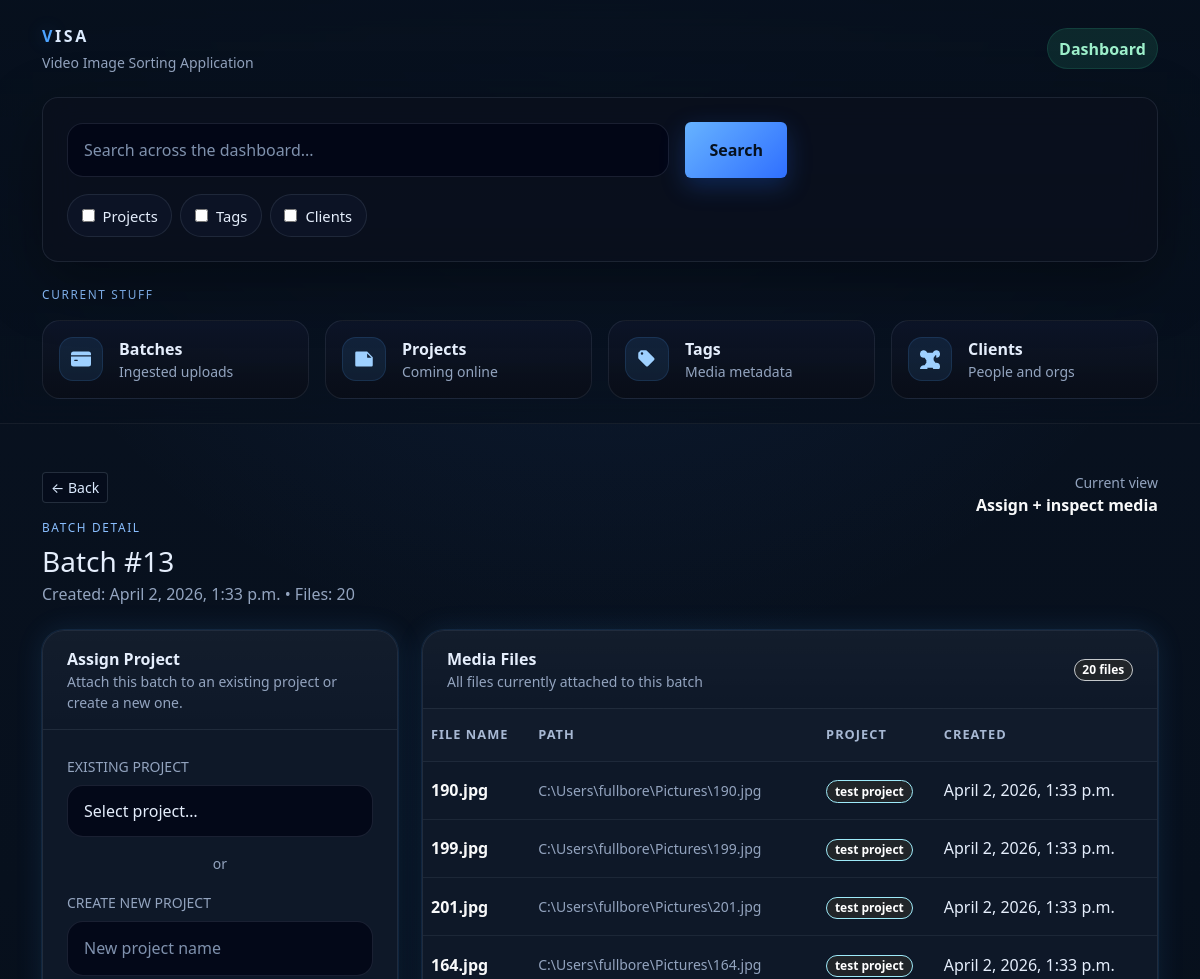
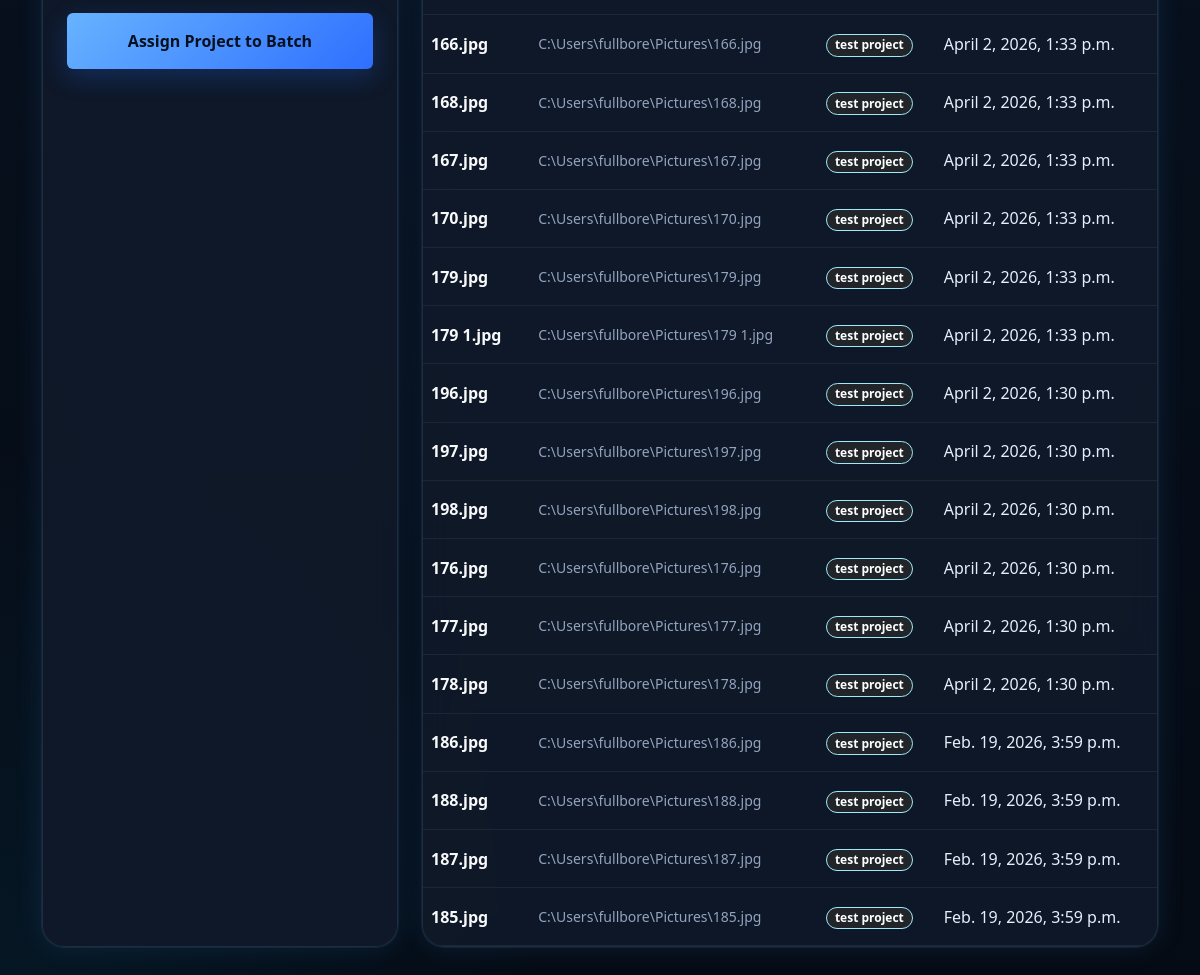
The app's page /dashboard/batch/13/ with its own data (2 pictures, top to bottom).
### base/models.py (models this page shows, shortened)
class Batch(models.Model):
    class Meta:
        verbose_name_plural = "Batches"
    created_at = models.DateTimeField(auto_now_add=True)
    closed_at = models.DateTimeField(null=True, blank=True)

class Media(models.Model):
    class Meta:
        verbose_name_plural = "Media Files"
    batch = models.ForeignKey(Batch, on_delete=models.CASCADE, related_name="media", null=True, blank=True)
    project = models.ForeignKey(Project, on_delete=models.CASCADE, related_name="media", null=True, blank=True)
    file_name = models.CharField(max_length=90)
    file_path = models.CharField(max_length=256, unique=True)
    tags = models.ManyToManyField(Tag, through="MediaTag", related_name="media", blank=True)
    created_at = models.DateTimeField(auto_now_add=True)

class Project(models.Model):
    name = models.CharField(max_length=90)
    location = models.CharField(max_length=90, blank=True)
    start_date = models.DateField(null=True, blank=True)
    end_date = models.DateField(null=True, blank=True)
    users = models.ManyToManyField(
        settings.AUTH_USER_MODEL,
        through="ProjectUser",
        related_name="projects",
        blank=True,
    )

### base/views.py (the view)
# urls.py: path("dashboard/batch/<int:batch_id>/", views.dashboard_batch_detail, name="dashboard_batch_detail"),
def dashboard_batch_detail(request, batch_id):
    batch = get_object_or_404(Batch.objects.annotate(media_count=Count("media")), id=batch_id)
    media = batch.media.order_by("-created_at")
    projects = Project.objects.order_by("name")
    return render(
        request,
        "base/dashboard_batch_detail.html",
        {"batch": batch, "media": media, "projects": projects},
    )

### base/templates/base/dashboard_batch_detail.html (shortened to what this page needs)
{% extends "base/base.html" %}
{% block content %}
  <div class="d-flex flex-wrap justify-content-between align-items-start gap-3 mb-4">
    <div>
      <a href="{% url 'dashboard_home' %}" class="btn btn-sm btn-outline-visa mb-3">← Back</a>
      <div class="section-label mb-2">Batch detail</div>
      <h1 class="h3 mb-1">Batch #{{ batch.id }}</h1>
      <div class="muted">
        Created: {{ batch.created_at }} • Files: {{ batch.media_count }}
      </div>
    </div>
    <div class="text-md-end">
      <div class="small muted">Current view</div>
      <div class="fw-semibold text-light">Assign + inspect media</div>
    </div>
  </div>
  <div class="row g-4">
    <div class="col-12 col-xl-4">
      <div class="visa-glass-soft card-visa h-100">
        <div class="content-card-header px-4 py-3">
          <div class="fw-semibold">Assign Project</div>
          <div class="small muted">Attach this batch to an existing project or create a new one.</div>
        </div>
        <div class="p-4">
          <form method="post" action="{% url 'dashboard_batch_assign_project' batch.id %}">
            <div class="mb-3">
              <label class="form-label muted small text-uppercase">Existing Project</label>
              <select
                name="project_id"
                class="form-select search-input"
                style="padding-top:.8rem;padding-bottom:.8rem;"
              >
                <option value="">Select project…</option>
              </select>
            </div>
            <div class="text-center muted small my-3">or</div>
            <div class="mb-3">
              <label class="form-label muted small text-uppercase">Create New Project</label>
              <input
                name="new_project_name"
                type="text"
                class="form-control search-input"
                placeholder="New project name"
              >
            </div>
            <button class="btn btn-visa-primary w-100 py-3">
              Assign Project to Batch
            </button>
          </form>
        </div>
      </div>
    </div>
    <div class="col-12 col-xl-8">
      <div class="visa-glass-soft card-visa">
        <div class="content-card-header px-4 py-3 d-flex flex-wrap justify-content-between align-items-center gap-2">
          <div>
            <div class="fw-semibold">Media Files</div>
            <div class="small muted">All files currently attached to this batch</div>
          </div>
          <span class="badge rounded-pill text-bg-dark border border-secondary-subtle">
            {{ batch.media_count }} file{{ batch.media_count|pluralize }}
          </span>
        </div>
        <div class="table-responsive">
          <table class="table table-visa table-hover align-middle mb-0">
            <thead>
              <tr>
                <th>File Name</th>
                <th>Path</th>
                <th>Project</th>
                <th class="text-nowrap">Created</th>
              </tr>
            </thead>
            <tbody>
              {% for m in media %}
                <tr>
                  <td>
                    <div class="fw-semibold text-light">{{ m.file_name }}</div>
                  </td>
                  <td style="max-width: 320px;">
                    <div class="small muted text-truncate" title="{{ m.file_path }}">
                      {{ m.file_path }}
                    </div>
                  </td>
                  <td>
                    {% if m.project %}
                      <span class="badge rounded-pill text-bg-dark border border-info-subtle">
                        {{ m.project.name }}
                      </span>
                    {% else %}
                      <span class="muted">—</span>
                    {% endif %}
                  </td>
                  <td class="text-nowrap">{{ m.created_at }}</td>
                </tr>
              {% empty %}
                <tr>
                  <td colspan="4" class="text-center py-5">
                    <div class="muted">No media in this batch.</div>
                  </td>
                </tr>
              {% endfor %}
            </tbody>
          </table>
        </div>
      </div>
    </div>
  </div>
{% endblock %}

### base/templates/base/base.html (shortened to what this page needs)
<!doctype html>
<html lang="en">
<head>
  <link
    href="https://cdn.jsdelivr.net/npm/bootstrap@5.3.3/dist/css/bootstrap.min.css"
    rel="stylesheet"
  >
</head>
<body>
  <div class="visa-shell">
    <header class="visa-topbar sticky-top">
      <div class="container py-4">
        <div class="d-flex flex-column gap-4">
          <div class="d-flex flex-wrap justify-content-between align-items-center gap-3">
            <div>
              <a href="/" class="visa-brand">
                <span class="visa-brand-accent">V</span>ISA
              </a>
              <div class="small muted mt-1">Video Image Sorting Application</div>
            </div>
            <div class="badge-visa">Dashboard</div>
          </div>
          <div class="visa-glass rounded-4 p-3 p-md-4">
            <form method="get" action="" class="search-wrap">
              <div class="row g-3 align-items-center">
                <div class="col-12 col-lg">
                  <input
                    type="text"
                    name="q"
                    class="form-control search-input"
                    placeholder="Search across the dashboard..."
                    value="{{ request.GET.q }}"
                  >
                </div>
                <div class="col-12 col-lg-auto">
                  <button type="submit" class="btn btn-visa-primary px-4 py-3 w-100">
                    Search
                  </button>
                </div>
              </div>
              <div class="d-flex flex-wrap gap-2 mt-3">
                <label class="filter-chip">
                  <input
                    type="checkbox"
                    name="projects"
                    value="1"
                  >
                  <span>Projects</span>
                </label>
                <label class="filter-chip">
                  <input
                    type="checkbox"
                    name="tags"
                    value="1"
                  >
                  <span>Tags</span>
                </label>
                <label class="filter-chip">
                  <input
                    type="checkbox"
                    name="clients"
                    value="1"
                  >
                  <span>Clients</span>
                </label>
              </div>
            </form>
          </div>
          <div>
            <div class="section-label mb-3">Current stuff</div>
            <div class="row g-3">
              <div class="col-6 col-md-3">
                <a href="{% url 'dashboard_home' %}" class="quick-link-card">
                  <div class="d-flex align-items-start gap-3">
                    <div class="icon-wrap">
                      <svg xmlns="http://www.w3.org/2000/svg" width="20" height="20" fill="currentColor" viewBox="0 0 16 16">
                        <path d="M0 4a2 2 0 0 1 2-2h12a2 2 0 0 1 2 2v1H0V4zm0 2h16v6a2 2 0 0 1-2 2H2a2 2 0 0 1-2-2V6zm3 2.5a.5.5 0 0 0 0 1h2a.5.5 0 0 0 0-1H3z"/>
                      </svg>
                    </div>
                    <div>
                      <div class="fw-semibold">Batches</div>
                      <div class="small muted">Ingested uploads</div>
                    </div>
                  </div>
                </a>
              </div>
              <div class="col-6 col-md-3">
                <a href="#" class="quick-link-card">
                  <div class="d-flex align-items-start gap-3">
                    <div class="icon-wrap">
                      <svg xmlns="http://www.w3.org/2000/svg" width="20" height="20" fill="currentColor" viewBox="0 0 16 16">
                        <path d="M2 2a1 1 0 0 0-1 1v10a1 1 0 0 0 1 1h12a1 1 0 0 0 1-1V6.5L10.5 2H2zm8.5 1.5L14 7h-3a.5.5 0 0 1-.5-.5v-3z"/>
                      </svg>
                    </div>
                    <div>
                      <div class="fw-semibold">Projects</div>
                      <div class="small muted">Coming online</div>
                    </div>
                  </div>
                </a>
              </div>
              <div class="col-6 col-md-3">
                <a href="#" class="quick-link-card">
                  <div class="d-flex align-items-start gap-3">
                    <div class="icon-wrap">
                      <svg xmlns="http://www.w3.org/2000/svg" width="20" height="20" fill="currentColor" viewBox="0 0 16 16">
                        <path d="M2 2.5A1.5 1.5 0 0 1 3.5 1H7a1 1 0 0 1 .707.293l6 6a1 1 0 0 1 0 1.414l-5 5a1 1 0 0 1-1.414 0l-6-6A1 1 0 0 1 1 7V3.5A1.5 1.5 0 0 1 2.5 2H2zm2 2a1 1 0 1 0 0-2a1 1 0 0 0 0 2z"/>
                      </svg>
                    </div>
                    <div>
                      <div class="fw-semibold">Tags</div>
                      <div class="small muted">Media metadata</div>
                    </div>
                  </div>
                </a>
              </div>
              <div class="col-6 col-md-3">
                <a href="#" class="quick-link-card">
                  <div class="d-flex align-items-start gap-3">
                    <div class="icon-wrap">
                    </div>
                    <div>
                      <div class="fw-semibold">Clients</div>
                      <div class="small muted">People and orgs</div>
                    </div>
                  </div>
                </a>
              </div>
            </div>
          </div>
        </div>
      </div>
    </header>
    <main class="container py-4 py-md-5">
      {% block content %}{% endblock %}
    </main>
  </div>
</body>
</html>

### base/templates/base/base.html (style rules this page uses)
:root { --visa-bg: #07101d; --visa-bg-2: #0b1728; --visa-surface: rgba(10, 17, 30, 0.82); --visa-surface-2: rgba(16, 25, 42, 0.92); --visa-border: rgba(148, 163, 184, 0.14); --visa-border-strong: rgba(96, 165, 250, 0.28); --visa-text: #e5eefc; --visa-muted: #93a4bf; --visa-primary: #4da3ff; --visa-primary-2: #2563eb; --visa-success: #38d39f; --visa-shadow: 0 20px 60px rgba(0, 0, 0, 0.35); --visa-glow: 0 0 0 1px rgba(77, 163, 255, 0.10), 0 0 28px rgba(77, 163, 255, 0.12); --bs-body-bg: var(--visa-bg); --bs-body-color: var(--visa-text); --bs-border-color: var(--visa-border); --bs-primary: var(--visa-primary); --bs-secondary-color: var(--visa-muted); }
html, body { min-height: 100%; }
body { background: radial-gradient(circle at top center, rgba(59, 130, 246, 0.12), transparent 32%), radial-gradient(circle at bottom left, rgba(14, 165, 233, 0.08), transparent 24%), linear-gradient(180deg, #091220 0%, #07101d 45%, #050b14 100%); color: var(--visa-text); }
.visa-shell { position: relative; z-index: 1; }
.visa-glass { background: var(--visa-surface); border: 1px solid var(--visa-border); box-shadow: var(--visa-shadow); backdrop-filter: blur(16px); -webkit-backdrop-filter: blur(16px); }
.visa-glass-soft { background: var(--visa-surface-2); border: 1px solid var(--visa-border); box-shadow: var(--visa-glow); backdrop-filter: blur(14px); -webkit-backdrop-filter: blur(14px); }
.visa-topbar { background: linear-gradient(180deg, rgba(7,16,29,.94), rgba(7,16,29,.72)); border-bottom: 1px solid rgba(255,255,255,.06); backdrop-filter: blur(16px); -webkit-backdrop-filter: blur(16px); }
.visa-brand { letter-spacing: .16em; font-weight: 700; color: #dbeafe; text-decoration: none; }
.visa-brand-accent { color: var(--visa-primary); text-shadow: 0 0 18px rgba(77, 163, 255, 0.28); }
.search-wrap { max-width: 720px; }
.search-input { background: rgba(2, 6, 23, 0.85); color: var(--visa-text); border: 1px solid rgba(148, 163, 184, 0.16); border-radius: 16px; padding: .9rem 1rem; }
.search-input::placeholder { color: #7f91ad; }
.btn-visa-primary { border: 0; color: #06111f; font-weight: 700; background: linear-gradient(135deg, #67b3ff, #2f6fff); box-shadow: 0 8px 24px rgba(37, 99, 235, 0.28); }
.filter-chip { display: inline-flex; align-items: center; gap: .5rem; padding: .6rem .85rem; border-radius: 999px; border: 1px solid rgba(148, 163, 184, 0.14); background: rgba(15, 23, 42, 0.72); color: var(--visa-text); font-size: .92rem; }
.filter-chip input { accent-color: var(--visa-primary); }
.section-label { font-size: .74rem; text-transform: uppercase; letter-spacing: .14em; color: #8abfff; }
.quick-link-card { text-decoration: none; color: inherit; display: block; height: 100%; border-radius: 18px; padding: 1rem 1rem; background: linear-gradient(180deg, rgba(15, 23, 42, 0.86), rgba(9, 14, 24, 0.95)); border: 1px solid rgba(148, 163, 184, 0.12); transition: transform .15s ease, border-color .15s ease, box-shadow .15s ease; }
.quick-link-card .icon-wrap { width: 44px; height: 44px; border-radius: 14px; display: grid; place-items: center; background: rgba(77, 163, 255, 0.10); color: #9ed0ff; border: 1px solid rgba(77, 163, 255, 0.14); }
.muted { color: var(--visa-muted) !important; }
.table-visa { --bs-table-bg: transparent; --bs-table-color: var(--visa-text); --bs-table-hover-color: var(--visa-text); --bs-table-hover-bg: rgba(77, 163, 255, 0.06); margin-bottom: 0; }
.table-visa thead th { color: #a7b8d3; font-size: .8rem; text-transform: uppercase; letter-spacing: .08em; font-weight: 600; border-bottom-color: rgba(148, 163, 184, 0.12); background: rgba(255,255,255,0.01); }
.table-visa td, .table-visa th { border-color: rgba(148, 163, 184, 0.10); padding-top: 1rem; padding-bottom: 1rem; }
.card-visa { border-radius: 22px; overflow: hidden; }
.btn-outline-visa { color: #dbeafe; border-color: rgba(148, 163, 184, 0.22); background: rgba(2, 6, 23, 0.36); }
.badge-visa { border-radius: 999px; padding: .45rem .7rem; background: rgba(56, 211, 159, 0.12); color: #9df0cb; border: 1px solid rgba(56, 211, 159, 0.14); font-weight: 600; }
.content-card-header { border-bottom: 1px solid rgba(148, 163, 184, 0.10); background: linear-gradient(180deg, rgba(255,255,255,.02), rgba(255,255,255,0)); }

### records on screen
Batch: id "13", created_at "April 2, 2026, 1:33 p.m.", media_count "20"
Media: file_name "190.jpg", file_path "C:\\Users\\fullbore\\Pictures\\190.jpg", project.name "test project", created_at "April 2, 2026, 1:33 p.m."
Media: file_name "199.jpg", file_path "C:\\Users\\fullbore\\Pictures\\199.jpg", project.name "test project", created_at "April 2, 2026, 1:33 p.m."
Media: file_name "201.jpg", file_path "C:\\Users\\fullbore\\Pictures\\201.jpg", project.name "test project", created_at "April 2, 2026, 1:33 p.m."
Media: file_name "164.jpg", file_path "C:\\Users\\fullbore\\Pictures\\164.jpg", project.name "test project", created_at "April 2, 2026, 1:33 p.m."
Media: file_name "166.jpg", file_path "C:\\Users\\fullbore\\Pictures\\166.jpg", project.name "test project", created_at "April 2, 2026, 1:33 p.m."
Media: file_name "168.jpg", file_path "C:\\Users\\fullbore\\Pictures\\168.jpg", project.name "test project", created_at "April 2, 2026, 1:33 p.m."
Media: file_name "167.jpg", file_path "C:\\Users\\fullbore\\Pictures\\167.jpg", project.name "test project", created_at "April 2, 2026, 1:33 p.m."
Media: file_name "170.jpg", file_path "C:\\Users\\fullbore\\Pictures\\170.jpg", project.name "test project", created_at "April 2, 2026, 1:33 p.m."
Media: file_name "179.jpg", file_path "C:\\Users\\fullbore\\Pictures\\179.jpg", project.name "test project", created_at "April 2, 2026, 1:33 p.m."
Media: file_name "179 1.jpg", file_path "C:\\Users\\fullbore\\Pictures\\179 1.jpg", project.name "test project", created_at "April 2, 2026, 1:33 p.m."
Media: file_name "196.jpg", file_path "C:\\Users\\fullbore\\Pictures\\196.jpg", project.name "test project", created_at "April 2, 2026, 1:30 p.m."
Media: file_name "197.jpg", file_path "C:\\Users\\fullbore\\Pictures\\197.jpg", project.name "test project", created_at "April 2, 2026, 1:30 p.m."
Media: file_name "198.jpg", file_path "C:\\Users\\fullbore\\Pictures\\198.jpg", project.name "test project", created_at "April 2, 2026, 1:30 p.m."
Media: file_name "176.jpg", file_path "C:\\Users\\fullbore\\Pictures\\176.jpg", project.name "test project", created_at "April 2, 2026, 1:30 p.m."
Media: file_name "177.jpg", file_path "C:\\Users\\fullbore\\Pictures\\177.jpg", project.name "test project", created_at "April 2, 2026, 1:30 p.m."
Media: file_name "178.jpg", file_path "C:\\Users\\fullbore\\Pictures\\178.jpg", project.name "test project", created_at "April 2, 2026, 1:30 p.m."
Media: file_name "186.jpg", file_path "C:\\Users\\fullbore\\Pictures\\186.jpg", project.name "test project", created_at "Feb. 19, 2026, 3:59 p.m."
Media: file_name "188.jpg", file_path "C:\\Users\\fullbore\\Pictures\\188.jpg", project.name "test project", created_at "Feb. 19, 2026, 3:59 p.m."
Media: file_name "187.jpg", file_path "C:\\Users\\fullbore\\Pictures\\187.jpg", project.name "test project", created_at "Feb. 19, 2026, 3:59 p.m."
Media: file_name "185.jpg", file_path "C:\\Users\\fullbore\\Pictures\\185.jpg", project.name "test project", created_at "Feb. 19, 2026, 3:59 p.m."
